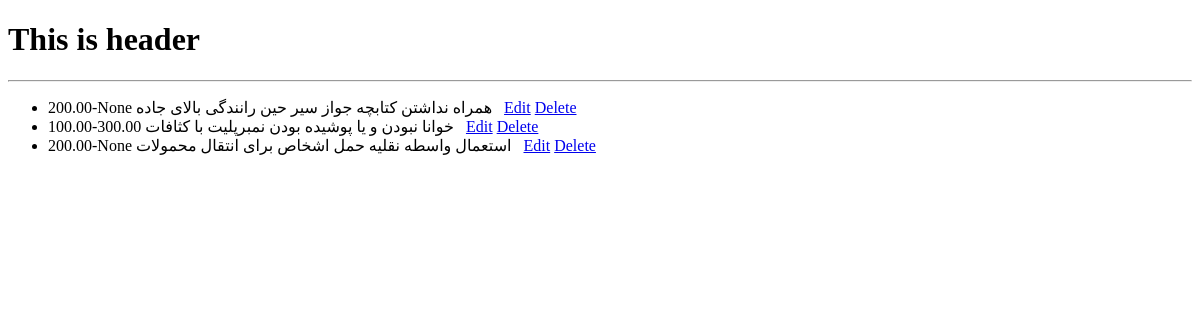
The page /crime/crime-list/ on the database as committed earlier.
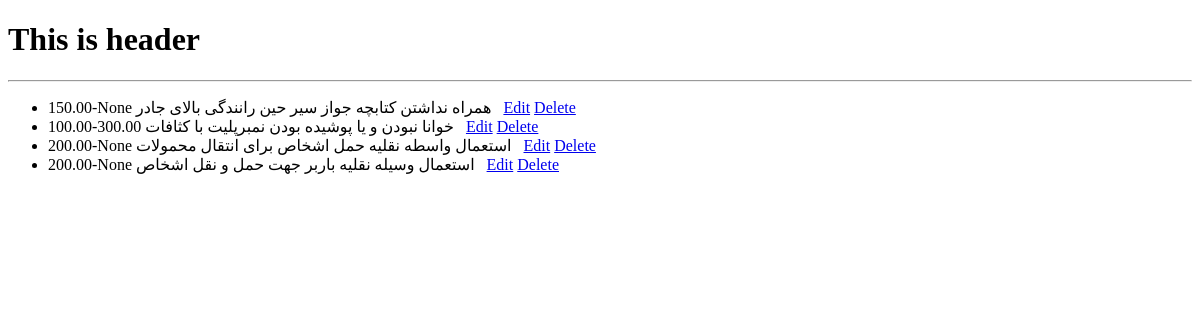
The same page on the database as committed later.
### crimes/models.py (models this page shows)
class Crime(models.Model):
    title = models.CharField(max_length=300)
    description = models.TextField(blank=True, null=True)
    min_price = models.DecimalField(max_digits=10, decimal_places=2)
    max_price = models.DecimalField(max_digits=10, decimal_places=2,blank=True, null=True)
    created = models.DateTimeField(auto_now_add=True)
    updated = models.DateTimeField(auto_now=True)
    def __str__(self) -> str:
        return f'{self.min_price}-{self.max_price} {self.title}'

### crimes/views.py (the view)
# urls.py: path('crime-list/', views.crime_list, name='crime-list'),
def crime_list(request):
    crimes = Crime.objects.all()
    context = {
        'crimes': crimes
    }
    return render(request, 'crimes/crime_list.html', context)

### crimes/templates/crimes/crime_list.html
{% extends "base.html" %}
{% block content %}
    <ul>
    {% for item in crimes %}
        <li>{{ item }}&nbsp;&nbsp;
            <a href="{% url "crimes:edit-crime" item.pk %}">Edit</a>
            <a href="{% url "crimes:delete-crime" item.pk %}">Delete</a>
        </li>
    {% endfor %}
    </ul>
{% endblock content %}

Rows that differ between the two databases and show on the page:
changed Crime: min_price+max_price+title "200.00-None همراه نداشتن کتابچه جواز سیر حین رانندگی بالای جاده" → "150.00-None همراه نداشتن کتابچه جواز سیر حین رانندگی بالای جادر"
added Crime: min_price+max_price+title "200.00-None استعمال وسیله نقلیه باربر جهت حمل و نقل اشخاص"
